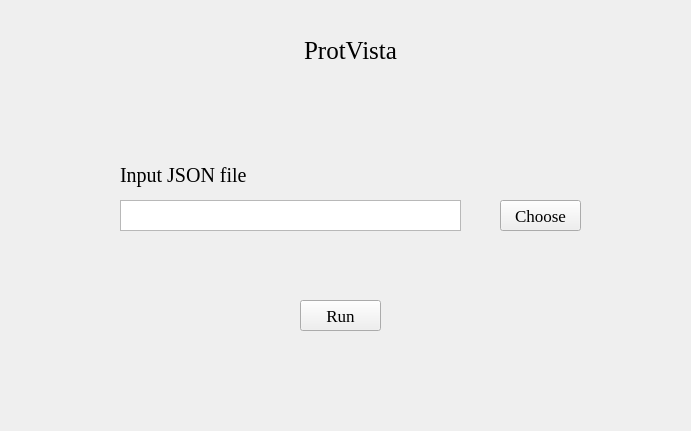
<?xml version="1.0" encoding="UTF-8"?>
<ui version="4.0">
 <class>Form</class>
 <widget class="QWidget" name="Form">
  <property name="geometry">
   <rect>
    <x>0</x>
    <y>0</y>
    <width>691</width>
    <height>431</height>
   </rect>
  </property>
  <property name="windowTitle">
   <string>Form</string>
  </property>
  <property name="styleSheet">
   <string notr="true">background-image: url(D:/Documents/Desktop/bb.png)</string>
  </property>
  <widget class="QTextBrowser" name="textBrowser_2">
   <property name="geometry">
    <rect>
     <x>120</x>
     <y>200</y>
     <width>341</width>
     <height>31</height>
    </rect>
   </property>
   <property name="styleSheet">
    <string notr="true">background-image: url(D:/Documents/Desktop/white.png)</string>
   </property>
  </widget>
  <widget class="QLabel" name="label">
   <property name="geometry">
    <rect>
     <x>280</x>
     <y>30</y>
     <width>141</width>
     <height>41</height>
    </rect>
   </property>
   <property name="font">
    <font>
     <family>Times New Roman</family>
     <pointsize>19</pointsize>
    </font>
   </property>
   <property name="text">
    <string>ProtVista</string>
   </property>
   <property name="alignment">
    <set>Qt::AlignCenter</set>
   </property>
  </widget>
  <widget class="QLabel" name="label_2">
   <property name="geometry">
    <rect>
     <x>120</x>
     <y>160</y>
     <width>161</width>
     <height>31</height>
    </rect>
   </property>
   <property name="font">
    <font>
     <family>Times New Roman</family>
     <pointsize>15</pointsize>
    </font>
   </property>
   <property name="text">
    <string>Input JSON file</string>
   </property>
   <property name="alignment">
    <set>Qt::AlignLeading|Qt::AlignLeft|Qt::AlignVCenter</set>
   </property>
  </widget>
  <widget class="QPushButton" name="pushButton_2">
   <property name="geometry">
    <rect>
     <x>500</x>
     <y>200</y>
     <width>81</width>
     <height>31</height>
    </rect>
   </property>
   <property name="font">
    <font>
     <family>Times New Roman</family>
     <pointsize>13</pointsize>
    </font>
   </property>
   <property name="text">
    <string>Choose</string>
   </property>
  </widget>
  <widget class="QPushButton" name="pushButton">
   <property name="geometry">
    <rect>
     <x>300</x>
     <y>300</y>
     <width>81</width>
     <height>31</height>
    </rect>
   </property>
   <property name="font">
    <font>
     <family>Times New Roman</family>
     <pointsize>13</pointsize>
    </font>
   </property>
   <property name="text">
    <string>Run</string>
   </property>
  </widget>
 </widget>
 <resources/>
 <connections/>
</ui>
